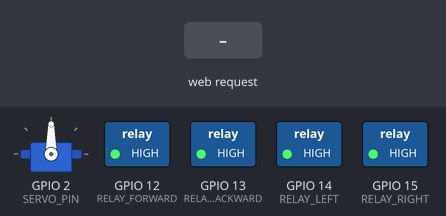
A sketch run on a simulated ESP32. Parts: servo, switched loads named in the sketch (green lamp = pin HIGH). The inputs (shaded band) are chosen by the test bench. WiFi joins after 1.5 s; servers stay silent unless stated; the camera gives no picture; what the sketch prints to the serial monitor is not drawn.

Above: at 3.0 s.
3.1 s: HTTP request GET /control?action=forward received
At 3.7 s:
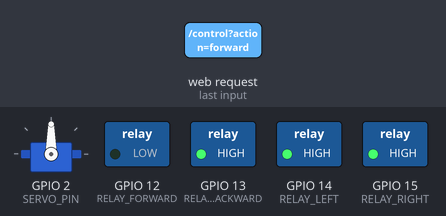
4.6 s: HTTP request GET /control?action=backward received
At 5.8 s:
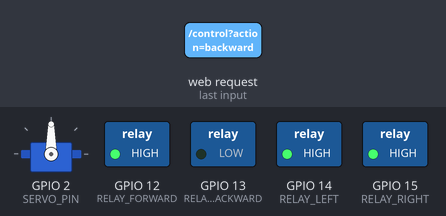
6.1 s: HTTP request GET /control?action=left received
At 7.1 s:
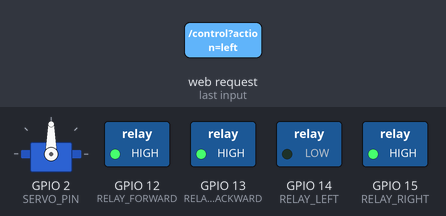
7.6 s: HTTP request GET /control?action=right received
At 8.3 s:
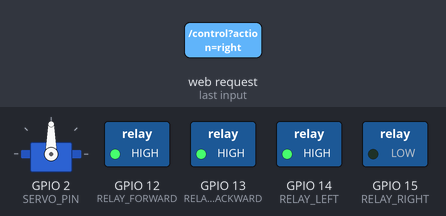
9.1 s: HTTP request GET /servo?angle=forward received
At 9.4 s:
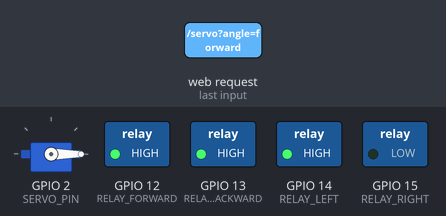
10.6 s: HTTP request GET /control?action=1 received
At 11.8 s:
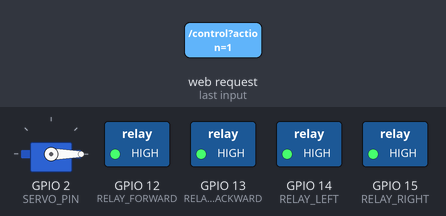
Timing chart, 0 to 13.1 s (numbered marks = the images above; inputs shaded):
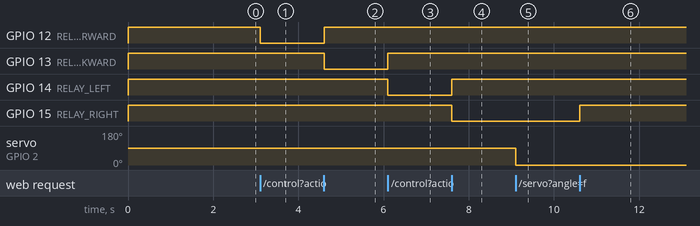

Measured:
- after the input at 3.1 s, GPIO 12 (RELAY_FORWARD): HIGH → LOW at once
- after the input at 4.6 s, GPIO 12 (RELAY_FORWARD): LOW → HIGH at once; GPIO 13 (RELAY_BACKWARD): HIGH → LOW at once
- after the input at 6.1 s, GPIO 13 (RELAY_BACKWARD): LOW → HIGH at once; GPIO 14 (RELAY_LEFT): HIGH → LOW at once
- after the input at 7.6 s, GPIO 14 (RELAY_LEFT): LOW → HIGH at once; GPIO 15 (RELAY_RIGHT): HIGH → LOW at once
- after the input at 9.1 s, servo on GPIO 2 (SERVO_PIN): 90° → 0° at once
- after the input at 10.6 s, GPIO 15 (RELAY_RIGHT): LOW → HIGH at once

The sketch:

wheelcar_esp32.ino
```cpp
/*
 * ESP32-WROVER Wheelcar Controller
 * Features:
 * - 4 Relay control (Forward, Backward, Left, Right)
 * - Camera streaming (OV2640)
 * - Servo control (PWM)
 * - Web interface
 */

#include <WiFi.h>
#include <WebServer.h>
#include <esp_camera.h>
#include <ESP32Servo.h>

// ===================
// WiFi Configuration
// ===================
const char* ssid = "YOUR_WIFI_SSID";
const char* password = "YOUR_WIFI_PASSWORD";

// ===================
// Relay GPIO Pins
// ===================
#define RELAY_FORWARD  12  // 前进
#define RELAY_BACKWARD 13  // 后退
#define RELAY_LEFT     14  // 左转
#define RELAY_RIGHT    15  // 右转

// ===================
// Servo Configuration
// ===================
#define SERVO_PIN 2

// ===================
// Camera Pins (ESP32-WROVER-KIT with OV2640)
// ===================
#define PWDN_GPIO_NUM    -1
#define RESET_GPIO_NUM   -1
#define XCLK_GPIO_NUM    21
#define SIOD_GPIO_NUM    26
#define SIOC_GPIO_NUM    27

#define Y9_GPIO_NUM      35
#define Y8_GPIO_NUM      34
#define Y7_GPIO_NUM      39
#define Y6_GPIO_NUM      36
#define Y5_GPIO_NUM      19
#define Y4_GPIO_NUM      18
#define Y3_GPIO_NUM       5
#define Y2_GPIO_NUM       4
#define VSYNC_GPIO_NUM   25
#define HREF_GPIO_NUM    23
#define PCLK_GPIO_NUM    22

// ===================
// Global Objects
// ===================
WebServer server(80);
Servo myServo;
int servoAngle = 90;

// ===================
// Camera Configuration
// ===================
camera_config_t camera_config = {
    .pin_pwdn = PWDN_GPIO_NUM,
    .pin_reset = RESET_GPIO_NUM,
    .pin_xclk = XCLK_GPIO_NUM,
    .pin_sscb_sda = SIOD_GPIO_NUM,
    .pin_sscb_scl = SIOC_GPIO_NUM,

    .pin_d7 = Y9_GPIO_NUM,
    .pin_d6 = Y8_GPIO_NUM,
    .pin_d5 = Y7_GPIO_NUM,
    .pin_d4 = Y6_GPIO_NUM,
    .pin_d3 = Y5_GPIO_NUM,
    .pin_d2 = Y4_GPIO_NUM,
    .pin_d1 = Y3_GPIO_NUM,
    .pin_d0 = Y2_GPIO_NUM,
    .pin_vsync = VSYNC_GPIO_NUM,
    .pin_href = HREF_GPIO_NUM,
    .pin_pclk = PCLK_GPIO_NUM,

    .xclk_freq_hz = 20000000,
    .ledc_timer = LEDC_TIMER_0,
    .ledc_channel = LEDC_CHANNEL_0,

    .pixel_format = PIXFORMAT_JPEG,
    .frame_size = FRAMESIZE_QVGA,    // 320x240
    .jpeg_quality = 12,
    .fb_count = 2,
    .fb_location = CAMERA_FB_IN_PSRAM
};

// ===================
// HTML Web Interface (embedded)
// ===================
const char index_html[] PROGMEM = R"rawliteral(
<!DOCTYPE html>
<html lang="zh-CN">
<head>
    <meta charset="UTF-8">
    <meta name="viewport" content="width=device-width, initial-scale=1.0, maximum-scale=1.0, user-scalable=no">
    <title>Wheelcar Controller</title>
    <style>
        * {
            margin: 0;
            padding: 0;
            box-sizing: border-box;
        }
        body {
            font-family: 'Segoe UI', Arial, sans-serif;
            background: linear-gradient(135deg, #1a1a2e 0%, #16213e 100%);
            min-height: 100vh;
            color: #fff;
            padding: 10px;
        }
        .container {
            max-width: 600px;
            margin: 0 auto;
        }
        h1 {
            text-align: center;
            padding: 15px;
            background: rgba(255,255,255,0.1);
            border-radius: 10px;
            margin-bottom: 15px;
            font-size: 1.5em;
        }
        .camera-section {
            text-align: center;
            margin-bottom: 15px;
        }
        .camera-section img {
            width: 100%;
            max-width: 400px;
            border-radius: 10px;
            border: 3px solid #0f3460;
        }
        .control-section {
            display: flex;
            flex-direction: column;
            align-items: center;
            gap: 10px;
        }
        .control-row {
            display: flex;
            justify-content: center;
            gap: 10px;
        }
        .btn {
            width: 80px;
            height: 80px;
            font-size: 1.2em;
            font-weight: bold;
            border: none;
            border-radius: 15px;
            cursor: pointer;
            transition: all 0.2s;
            user-select: none;
            -webkit-user-select: none;
            touch-action: manipulation;
        }
        .btn:active {
            transform: scale(0.95);
        }
        .btn-forward { background: linear-gradient(145deg, #00b894, #00a085); color: white; }
        .btn-backward { background: linear-gradient(145deg, #e17055, #d63031); color: white; }
        .btn-left { background: linear-gradient(145deg, #0984e3, #0769b8); color: white; }
        .btn-right { background: linear-gradient(145deg, #6c5ce7, #5b4cdb); color: white; }
        .btn-stop { background: linear-gradient(145deg, #fdcb6e, #f39c12); color: #2d3436; }
        .btn-empty { visibility: hidden; }
        .servo-section {
            margin-top: 20px;
            text-align: center;
            background: rgba(255,255,255,0.05);
            padding: 15px;
            border-radius: 10px;
        }
        .servo-section h3 {
            margin-bottom: 10px;
        }
        .slider-container {
            display: flex;
            align-items: center;
            gap: 10px;
            justify-content: center;
        }
        input[type="range"] {
            width: 200px;
            height: 8px;
            -webkit-appearance: none;
            background: #0f3460;
            border-radius: 4px;
            outline: none;
        }
        input[type="range"]::-webkit-slider-thumb {
            -webkit-appearance: none;
            width: 24px;
            height: 24px;
            background: #00b894;
            border-radius: 50%;
            cursor: pointer;
        }
        .angle-display {
            font-size: 1.2em;
            font-weight: bold;
            min-width: 50px;
        }
        .status {
            text-align: center;
            margin-top: 15px;
            padding: 10px;
            background: rgba(0,0,0,0.3);
            border-radius: 8px;
            font-size: 0.9em;
        }
    </style>
</head>
<body>
    <div class="container">
        <h1>🚗 Wheelcar Controller</h1>

        <div class="camera-section">
            <img id="camera" src="" alt="Camera Stream">
        </div>

        <div class="control-section">
            <div class="control-row">
                <button class="btn btn-empty"></button>
                <button class="btn btn-forward" ontouchstart="control('forward')" ontouchend="control('stop')" onmousedown="control('forward')" onmouseup="control('stop')">前进</button>
                <button class="btn btn-empty"></button>
            </div>
            <div class="control-row">
                <button class="btn btn-left" ontouchstart="control('left')" ontouchend="control('stop')" onmousedown="control('left')" onmouseup="control('stop')">左转</button>
                <button class="btn btn-stop" onclick="control('stop')">停止</button>
                <button class="btn btn-right" ontouchstart="control('right')" ontouchend="control('stop')" onmousedown="control('right')" onmouseup="control('stop')">右转</button>
            </div>
            <div class="control-row">
                <button class="btn btn-empty"></button>
                <button class="btn btn-backward" ontouchstart="control('backward')" ontouchend="control('stop')" onmousedown="control('backward')" onmouseup="control('stop')">后退</button>
                <button class="btn btn-empty"></button>
            </div>
        </div>

        <div class="servo-section">
            <h3>🎯 Servo Control</h3>
            <div class="slider-container">
                <span>0°</span>
                <input type="range" id="servoSlider" min="0" max="180" value="90" oninput="setServo(this.value)">
                <span>180°</span>
            </div>
            <div class="angle-display">Angle: <span id="servoAngle">90</span>°</div>
        </div>

        <div class="status">
            Status: <span id="status">Ready</span>
        </div>
    </div>

    <script>
        var cameraInterval;

        function startCamera() {
            document.getElementById('camera').src = '/stream';
        }

        function control(action) {
            fetch('/control?action=' + action)
                .then(response => response.text())
                .then(data => {
                    document.getElementById('status').innerText = action;
                })
                .catch(err => {
                    console.log('Error:', err);
                });
        }

        function setServo(angle) {
            document.getElementById('servoAngle').innerText = angle;
            fetch('/servo?angle=' + angle)
                .catch(err => console.log('Error:', err));
        }

        // Start camera on page load
        window.onload = function() {
            startCamera();
        };
    </script>
</body>
</html>
)rawliteral";

// ===================
// Initialize Camera
// ===================
bool initCamera() {
    esp_err_t err = esp_camera_init(&camera_config);
    if (err != ESP_OK) {
        Serial.printf("Camera init failed with error 0x%x", err);
        return false;
    }
    return true;
}

// ===================
// Relay Control Functions
// ===================
void allRelaysOff() {
    digitalWrite(RELAY_FORWARD, HIGH);
    digitalWrite(RELAY_BACKWARD, HIGH);
    digitalWrite(RELAY_LEFT, HIGH);
    digitalWrite(RELAY_RIGHT, HIGH);
}

void controlRelay(String action) {
    allRelaysOff();  // Safety: turn off all first

    if (action == "forward") {
        digitalWrite(RELAY_FORWARD, LOW);
    } else if (action == "backward") {
        digitalWrite(RELAY_BACKWARD, LOW);
    } else if (action == "left") {
        digitalWrite(RELAY_LEFT, LOW);
    } else if (action == "right") {
        digitalWrite(RELAY_RIGHT, LOW);
    }
    // "stop" is handled by allRelaysOff()
}

// ===================
// Handle Root Page
// ===================
void handleRoot() {
    server.send(200, "text/html", index_html);
}

// ===================
// Handle Control Request
// ===================
void handleControl() {
    if (server.hasArg("action")) {
        String action = server.arg("action");
        controlRelay(action);
        Serial.println("Action: " + action);
        server.send(200, "text/plain", "OK: " + action);
    } else {
        server.send(400, "text/plain", "Missing action");
    }
}

// ===================
// Handle Servo Request
// ===================
void handleServo() {
    if (server.hasArg("angle")) {
        int angle = server.arg("angle").toInt();
        angle = constrain(angle, 0, 180);
        myServo.write(angle);
        servoAngle = angle;
        Serial.printf("Servo angle: %d\n", angle);
        server.send(200, "text/plain", "OK");
    } else {
        server.send(400, "text/plain", "Missing angle");
    }
}

// ===================
// Handle Camera Stream (Single JPEG capture)
// ===================
void handleStream() {
    camera_fb_t * fb = esp_camera_fb_get();
    if (!fb) {
        server.send(500, "text/plain", "Camera capture failed");
        return;
    }

    // Build HTTP response header
    String header = "HTTP/1.1 200 OK\r\n"
                    "Content-Type: image/jpeg\r\n"
                    "Content-Length: " + String(fb->len) + "\r\n"
                    "Connection: close\r\n\r\n";

    server.client().write(header.c_str());
    server.client().write((const char*)fb->buf, fb->len);

    esp_camera_fb_return(fb);
}

// ===================
// MJPEG Streaming (Continuous)
// ===================
void handleMJPEGStream() {
    camera_fb_t * fb = NULL;

    String response = "HTTP/1.1 200 OK\r\n"
                      "Content-Type: multipart/x-mixed-replace; boundary=frame\r\n"
                      "Connection: close\r\n\r\n";

    server.client().write(response.c_str());

    while (server.client().connected()) {
        fb = esp_camera_fb_get();
        if (!fb) {
            Serial.println("Camera capture failed");
            break;
        }

        String header = "--frame\r\nContent-Type: image/jpeg\r\nContent-Length: " + String(fb->len) + "\r\n\r\n";
        server.client().write(header.c_str());
        server.client().write((const char*)fb->buf, fb->len);
        server.client().write("\r\n");

        esp_camera_fb_return(fb);
        fb = NULL;

        delay(30);  // ~30fps
    }
}

// ===================
// Setup
// ===================
void setup() {
    Serial.begin(115200);
    Serial.setDebugOutput(true);
    Serial.println();

    // Initialize relay pins
    pinMode(RELAY_FORWARD, OUTPUT);
    pinMode(RELAY_BACKWARD, OUTPUT);
    pinMode(RELAY_LEFT, OUTPUT);
    pinMode(RELAY_RIGHT, OUTPUT);
    allRelaysOff();
    Serial.println("Relays initialized");

    // Initialize servo
    myServo.attach(SERVO_PIN);
    myServo.write(servoAngle);
    Serial.println("Servo initialized");

    // Initialize camera
    if (!initCamera()) {
        Serial.println("Camera initialization failed!");
    } else {
        Serial.println("Camera initialized");
    }

    // Connect to WiFi
    WiFi.begin(ssid, password);
    Serial.print("Connecting to WiFi");
    while (WiFi.status() != WL_CONNECTED) {
        delay(500);
        Serial.print(".");
    }
    Serial.println();
    Serial.print("Connected! IP: ");
    Serial.println(WiFi.localIP());

    // Setup web server routes
    server.on("/", handleRoot);
    server.on("/control", handleControl);
    server.on("/servo", handleServo);
    server.on("/stream", handleMJPEGStream);
    server.on("/capture", handleStream);

    // Start server
    server.begin();
    Serial.println("HTTP server started");
    Serial.printf("Open http://%s in your browser\n", WiFi.localIP().toString().c_str());
}

// ===================
// Loop
// ===================
void loop() {
    server.handleClient();
    delay(2);  // Small delay for stability
}
```
